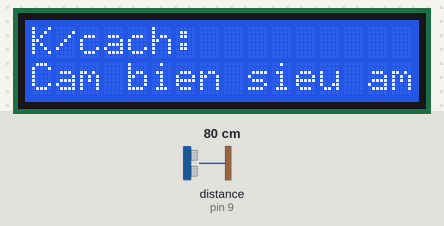
Simulated run of this sketch. Board: Arduino Uno, built with avr-gcc and run on an emulated ATmega328P. Parts: 16×2 character LCD. Wiring (inferred from the names in the program): ultrasonic range finder: trigger pin 8; echo pin 9. The test bench sets the inputs (shaded band); at power-on: distance to the obstacle (sensor on pin 9) 80 cm. The echo pulse lasts 58.3 µs per cm.

Above: at 0.1 s.
At 2.1 s:
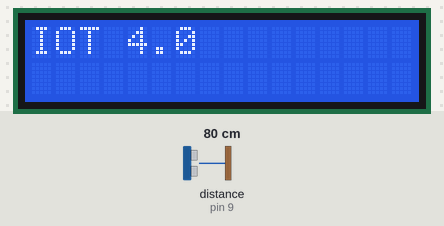
At 4.1 s:
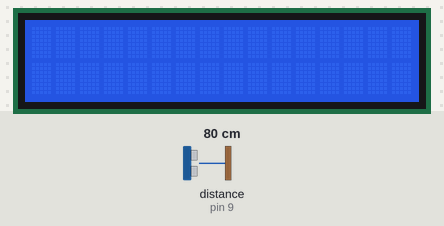
At 5.1 s:
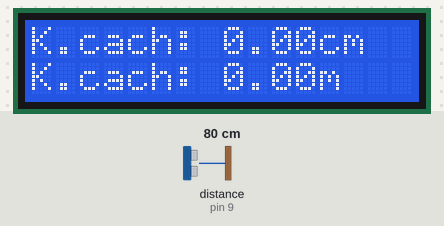

The sketch:

sketch_apr19a.ino
```cpp
#include<LiquidCrystal.h>
#define trigger 8
#define echo 9
  LiquidCrystal lcd(7,6,5,4,3,2);
  float time =0,kc=0;
void setup() {
     lcd.begin(16,2);
    pinMode(trigger,OUTPUT);
    pinMode(echo,OUTPUT);
    lcd.print("K/cach: ");
    lcd.setCursor(0,1);
    lcd.print("Cam bien sieu am");
    delay(2000);
    lcd.clear();
    lcd.print("IOT 4.0");
    delay(2000);
}

void loop() {
  lcd.clear();
  digitalWrite(trigger,LOW);
  delayMicroseconds(2);
  digitalWrite(trigger, HIGH);
  delayMicroseconds(10);
  digitalWrite(trigger,LOW);
  delayMicroseconds(2);
  time=pulseIn(echo,HIGH); //hảm đo độ rộng của xung
  kc=time*340/20000;
  lcd.clear();
  lcd.print("K.cach: ");
  lcd.print(kc);
  lcd.print("cm");
  lcd.setCursor(0,1);
  lcd.print("K.cach: ");
  lcd.print(kc/100);
  lcd.print("m");
  delay(1000);


}
```

Measured:
- what the display in image 1 shows lasts 2.0 s, from 2.1 s to 4.1 s
- what the display in image 2 shows lasts 1.0 s, from 4.1 s to 5.1 s
